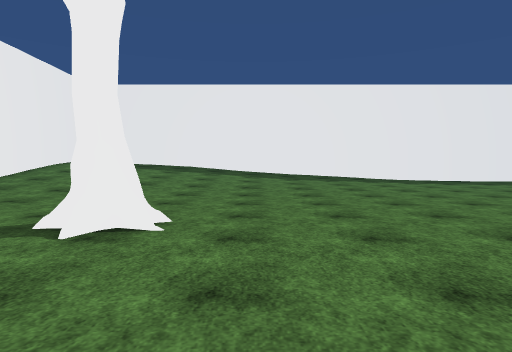
[1] (above)

24 first-person views from a walk through a Unity game level. The camera is 1.3 m above the floor, tilts 2° down and sees 75° across. The floor is counted in squares, 2 m on a side. Each view is taken from the middle of a square. On the plan, view 1 faces up. The plan holds only what a view shows up to about 10 squares ahead; the rest is blank. The place goes on beyond the plan. The player character is not drawn. Surface patterns are stand-ins for the level's own textures.

[2]
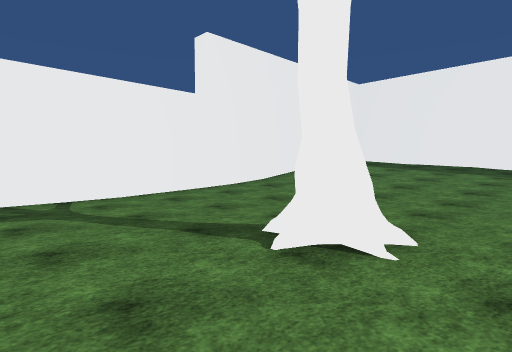

[3]
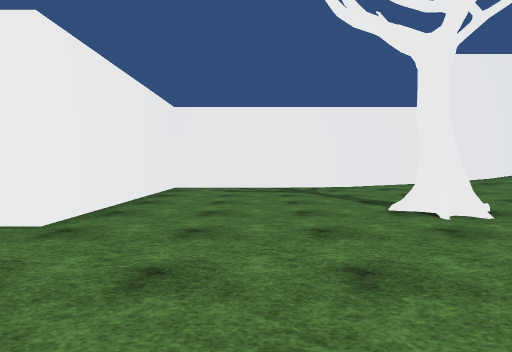

[4]
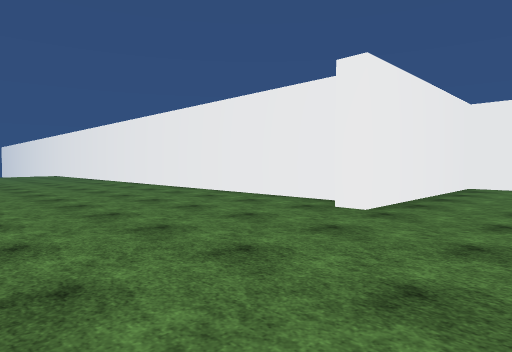

[5]
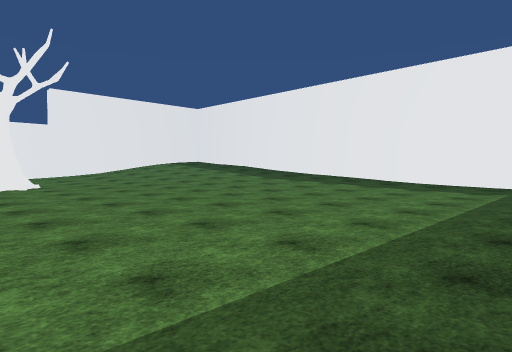

[6]
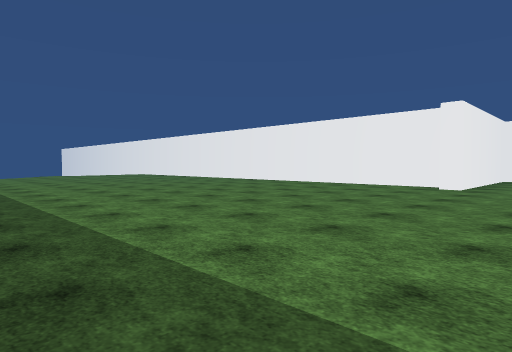

[7]
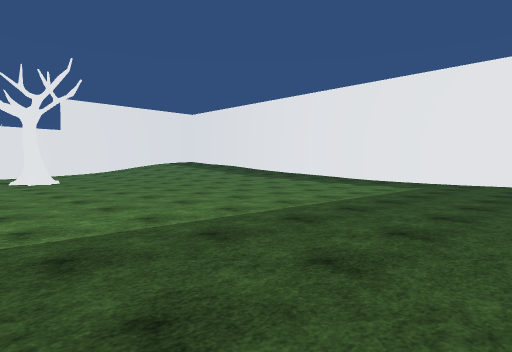

[8]
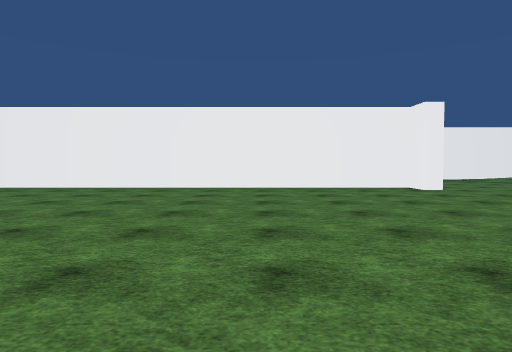

[9]
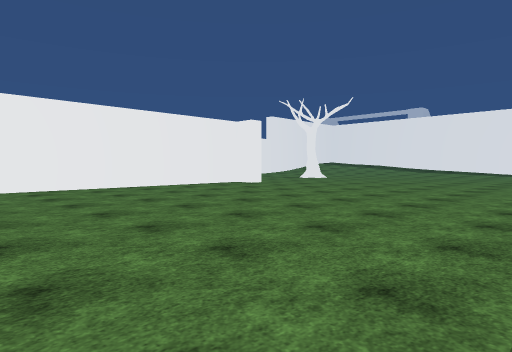

[10]
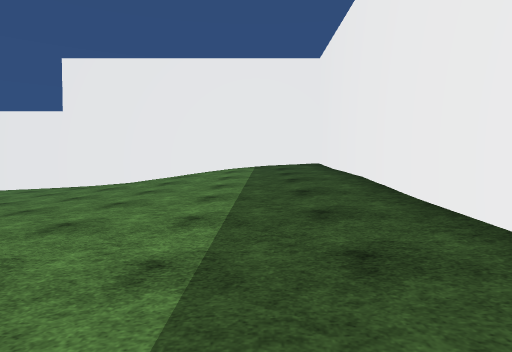

[11]
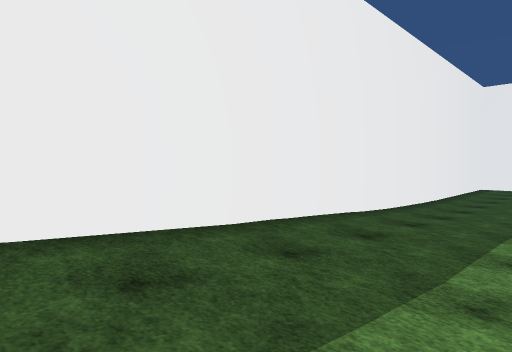

[12]
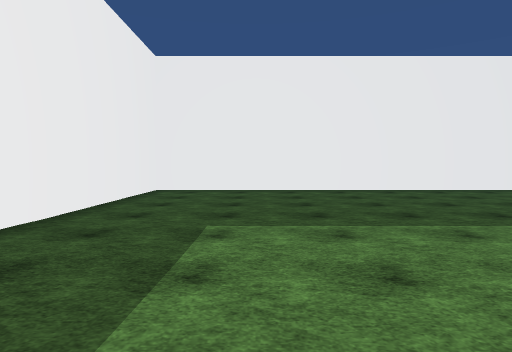

[13]
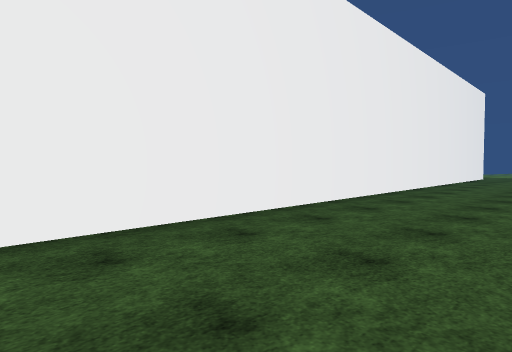

[14]
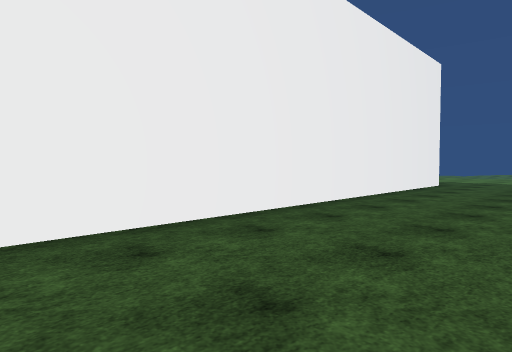

[15]
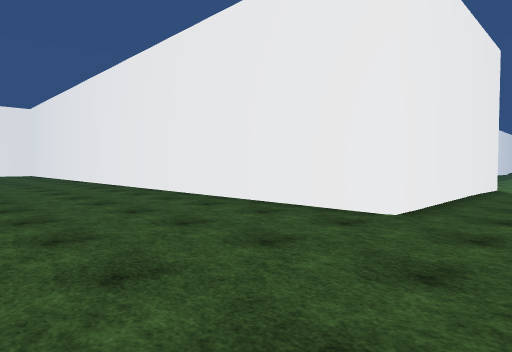

[16]
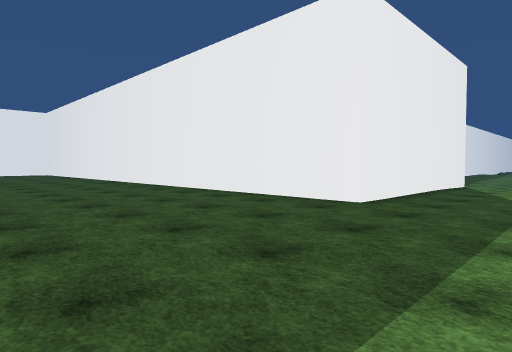

[17]
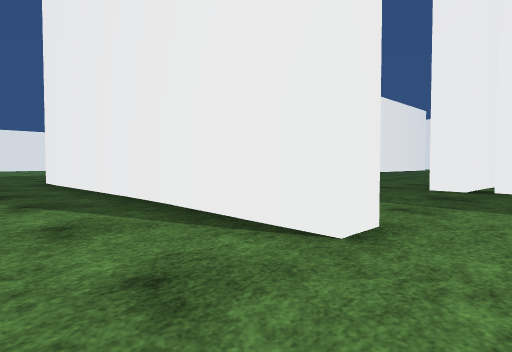

[18]
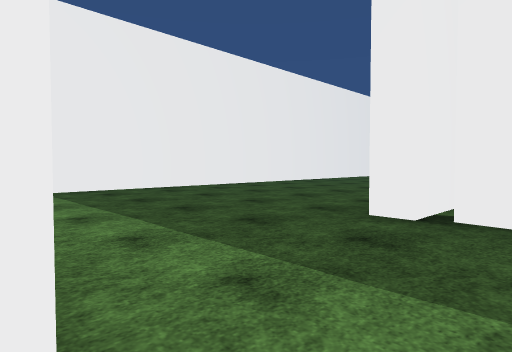

[19]
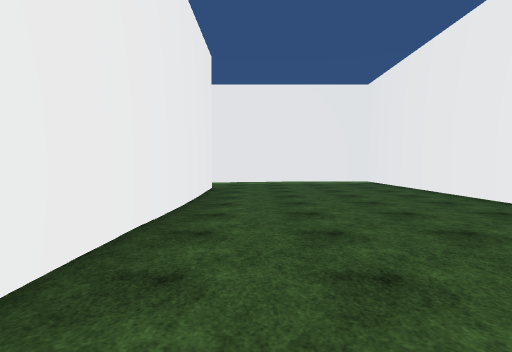

[20]
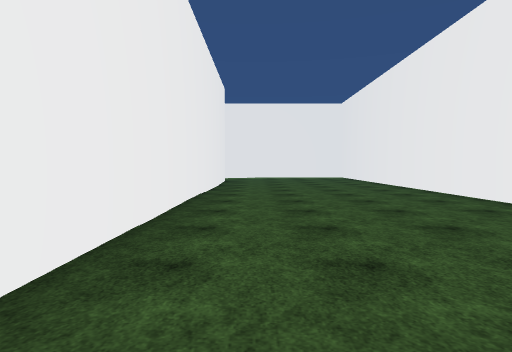

[21]
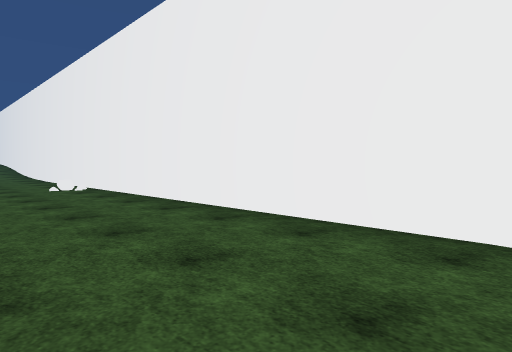

[22]
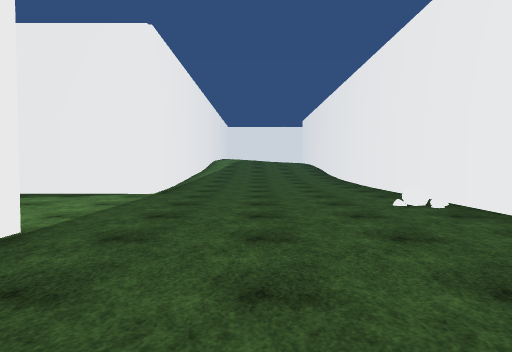

[23]
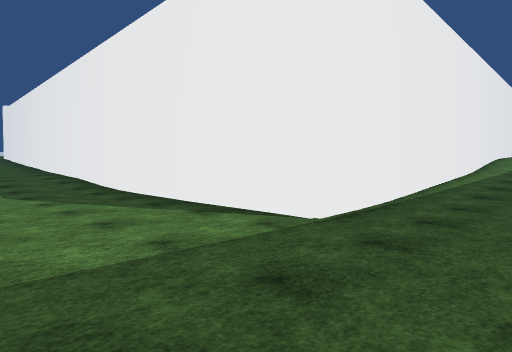

[24]
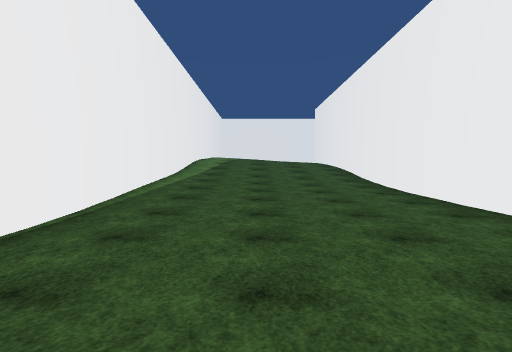

### Floor plan
Key: @ floor where view 1 was taken; # wall or solid block; . main floor; : floor 0.25 m higher than the main floor; - floor 0.25 m lower than the main floor; + floor 0.5 m higher than the main floor; / step, stairs or slope; T tree.
Columns run from 6 left of view 1 to 21 right of it. Each row starts with its distance up from view 1.
 26                     #
 25                     #/////#
 24                     #/////#
 23                     #//+::#
 22                     #/:::.#
 21                     #:::..#
 20                     #::...#
 19                     #.....#
 18            ##########.....#
 17            +/:............#
 16            +/:............#
 15            +:.............#
 14                   ........#
 13 #####################.....#
 12 #//////++::.........#.....#
 11 #//////+:::.........#.....#
 10 #/////+:::..........# ....#
  9 #/////:::...........# ....#
  8 #/////::............# ....#
  7 #///:...............#.....#
  6 #::.................#.....#
  5 #...................#.....#
  4 #...TT..............#.....#
  3 #....T..............#.....#
  2 #...................#.....#
  1 #...................#.....#
  0 #.....@.............#.....#
 -1 ######..............#.....#
 -2      #..............#.....#
 -3      #..............#.....#
 -4      #..............#.......
 -5      #..............#.......
 -6      #..............#.......
 -7      #..............######.-
 -8      #....................-/
 -9      #...................-//
-10      #.............

Positions as (right, up) in squares from view 1, and headings:
1: (0, 0), facing up
2: (0, 1), facing up-left
3: (3, 1), facing left
4: (4, 1), facing down-left
5: (9, 2), facing up-left
6: (9, 1), facing down-left
7: (11, 1), facing up-left
8: (8, -6), facing left
9: (8, -10), facing up-left
10: (3, 11), facing left
11: (-1, 10), facing up-right
12: (4, 10), facing right
13: (10, 10), facing down-right
14: (10, 4), facing down-right
15: (9, -9), facing up-right
16: (8, -10), facing up-right
17: (21, -9), facing up-left
18: (21, -7), facing up-left
19: (18, 6), facing down
20: (18, 10), facing down
21: (16, 6), facing up-right
22: (16, 10), facing up
23: (16, 14), facing up-left
24: (16, 15), facing up
